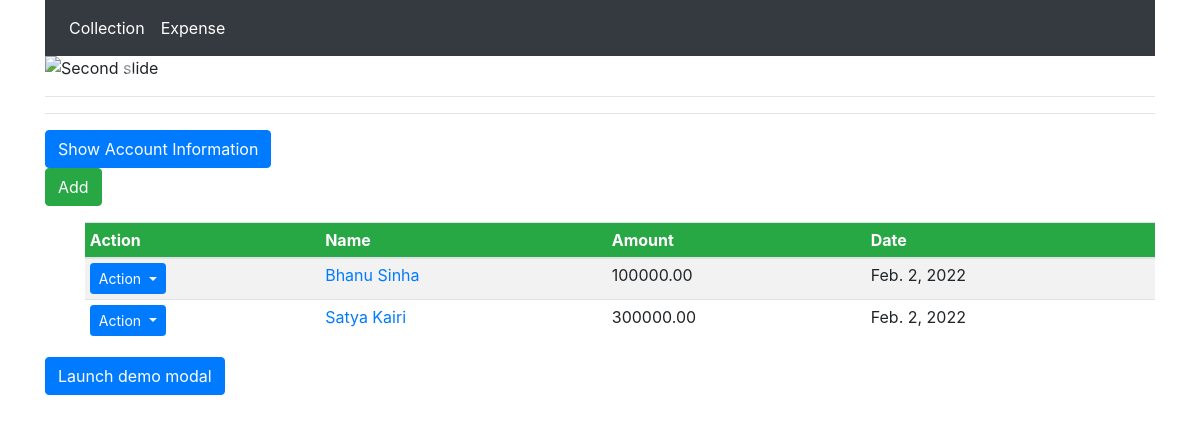
Page /collection/list/ on the earlier database version.
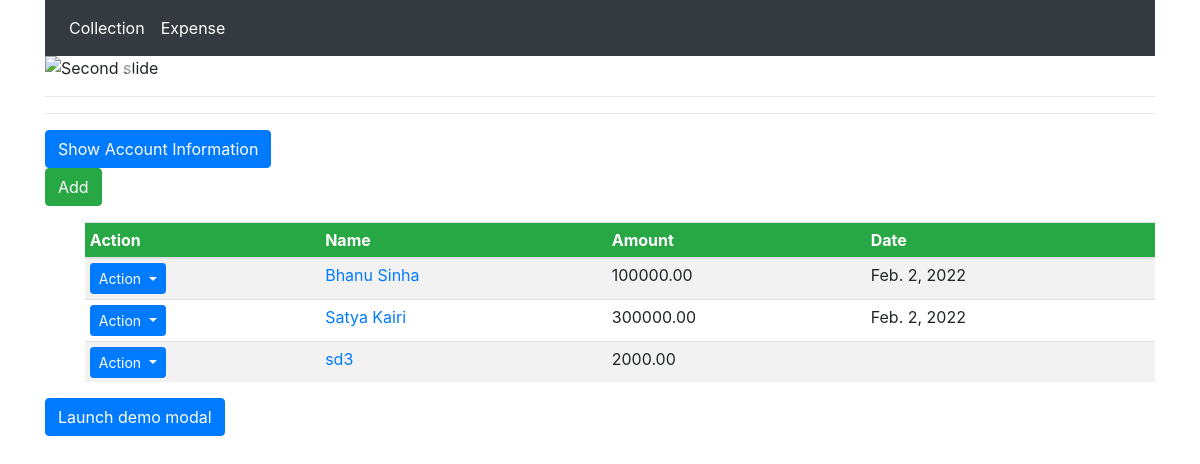
Same page on the later database version.
### collection/models.py (models this page shows)
class Collection(models.Model):
    name = models.CharField(null=True, blank=True, max_length=200)
    amount = models.DecimalField(
        null=True, blank=False, decimal_places=2, max_digits=10)
    date_created = models.DateTimeField(blank=True, null=True)

### collection/views.py (the view)
# urls.py: path('list/', CollectionListView.as_view(), name='collection_list'),
class CollectionListView(ListView):
    model = Collection
    template_name = "collection/collection_list.html"

### templates/collection/collection_list.html (shortened to what this page needs)
{% extends 'collection/collection_base.html' %}
{% block content %}
<hr>
<button class="btn btn-primary" type="button" data-toggle="collapse" data-target="#collapse1">
    Show Account Information
</button>
<div class="row mb-3 ">
    <div class="col align-center">
        <a class="btn btn-success text-white" href="{% url 'collection_create' %}">Add</a>
    </div>
</div>
<ul>
    <table class="table table-sm table-striped ">
        <thead class="thead bg-success text-white">
            <tr>
                <th scope="col">Action</th>
                <th scope="col">Name</th>
                <th scope="col">Amount</th>
                <th scope="col">Date</th>
            </tr>
        </thead>
        <tbody>
            {% for object in object_list %}
            <tr>
                <td>
                    <div class="dropdown">
                        <button class="btn btn-sm btn-primary dropdown-toggle" data-toggle="dropdown"
                            aria-haspopup="true">
                            Action
                        </button>
                    </div>
                </td>
                <td><a href="{% url 'collection_detail' object.id %}">{{ object.name }} </a></td>
                <td>{{ object.amount }}
                </td>
                <td>
                    {{object.date_created|date}}
                </td>
            </tr>
            {% empty %}
            <li>No objects yet.</li>
            {% endfor %}
        </tbody>
    </table>
</ul>
<button type="button" class="btn btn-primary" data-toggle="modal" data-target="#delete_form">
    Launch demo modal
</button>
{% endblock %}

### templates/collection/collection_base.html (shortened to what this page needs)
<!doctype html>
<html lang="en">
{% load static %}
<head>
    <link rel="stylesheet" href="https://cdn.jsdelivr.net/npm/bootstrap@4.0.0/dist/css/bootstrap.min.css"
>
</head>
<body>
    <div class="container">
        <nav class="navbar navbar-expand-sm bg-dark navbar-dark ">
            <ul class="navbar-nav ">
                <li class="nav-item">
                    <a class="nav-link text-white" href="{% url 'collection_list' %}">Collection</a>
                </li>
                <li class="nav-item">
                    <a class="nav-link text-white" href="{% url 'expense_list' %}">Expense</a>
                </li>
            </ul>
        </nav>
        <div id="carouselExampleControls" class="carousel slide" data-ride="carousel">
            <div class="carousel-inner">
                <div class="carousel-item active">
                    <img class="d-block w-100" src="{% static 'images/mahila.jpeg' %}" alt="Second slide">
                </div>
            </div>
            <a class="carousel-control-prev" href="#carouselExampleControls" role="button" data-slide="prev">
                <span class="carousel-control-prev-icon" aria-hidden="true"></span>
            </a>
            <a class="carousel-control-next" href="#carouselExampleControls" role="button" data-slide="next">
                <span class="carousel-control-next-icon" aria-hidden="true"></span>
            </a>
        </div>
        <hr>
        {% block content %}
        {% endblock %}
    </div>
</body>
</html>

Differences in the rows shown:
added Collection: name "sd3", amount "2000.00"
